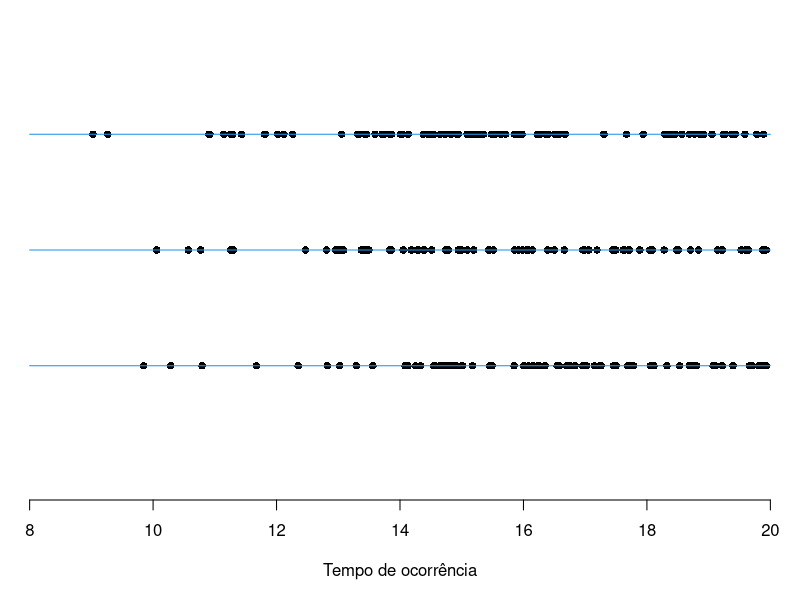

The R script that drew this image:
# Função que define o valor de lambda de acordo com a hora
lambdat <- function(t){
  t <- trunc(t)
  lambda <- ifelse(t < 1, 1,
                   ifelse(t < 2, 2,
                          ifelse(t < 3, 3,
                                 ifelse(t < 4, 4,
                                        ifelse(t < 5, 5, 10)))))
  return(lambda)
}

# Função que simula o processo de Poisson
ppnh <- function(lambda_t, lambda, T = 12){ # T = 12: loja 12h aberta
  t <- 0; I <- 0; S <- vector()
  repeat{
    t <- t + rexp(1, lambda) # incrementando o tempo até nova chegada
    if(t > T)    # se o tempo t é maior que o tempo total T
      break      # sai do laço
    u <- runif(1)
    if(u <= lambda_t(t)/lambda){
      I <- I + 1  # incrementa o contador de eventos
      S[I] <- t   # registra o tempo do evento
    }
  }
  cat("Número de eventos:", I,"\n")
  return(S)
}


set.seed(1234)
tempos1 <- ppnh(lambda_t = lambdat, lambda = 10)
tempos2 <- ppnh(lambda_t = lambdat, lambda = 10)
tempos3 <- ppnh(lambda_t = lambdat, lambda = 10)

# convertendo o tempo para as horas que a loja está aberta
tempos1 <- tempos1 + 8
tempos2 <- tempos2 + 8
tempos3 <- tempos3 + 8

par(mar=c(5,0,0,0))
plot(c(tempos1, tempos2, tempos3),
     c(rep(2, length(tempos1)), rep(1, length(tempos2)),
       rep(0, length(tempos3))), axes = F, ylim = c(-1, 3),
     xlim = c(8, 20), ylab = "",
     xlab = "Tempo de ocorrência", pch = 16)
segments(x0 = 8, y0 = 2, x1 = 20, y1 = 2, col = 4)
segments(x0 = 8, y0 = 1, x1 = 20, y1 = 1, col = 4)
segments(x0 = 8, y0 = 0, x1 = 20, y1 = 0, col = 4)
axis(1, at = seq(8,20,2))
